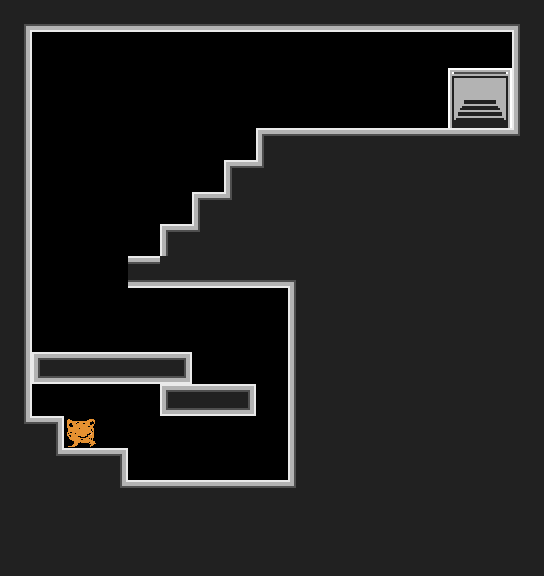

This game map was drawn from its Tiled (.tmx) file and the tilesets committed beside it. A one-line description and the full map source follow:
An orthogonal 17x18 tile map with 32x32 px tiles, 1 tile layer (Tile Layer 1).

<map version="1.2" tiledversion="2019.05.08" orientation="orthogonal" renderorder="right-down" width="17" height="18" tilewidth="32" tileheight="32" infinite="0" nextlayerid="3" nextobjectid="1">
 <tileset firstgid="1" source="../tilemap-main.tsx" />
 <layer id="2" name="Tile Layer 1" width="17" height="18">
  <data encoding="csv">
20,18,18,18,18,18,18,18,18,18,18,18,18,18,18,18,21,
11,0,0,0,0,0,0,0,0,0,0,0,0,0,0,0,9,
11,0,0,0,0,0,0,0,0,0,0,0,0,0,4,5,9,
11,0,0,0,0,0,0,0,0,0,0,0,0,0,12,13,9,
11,0,0,0,0,0,0,0,1,2,2,2,2,2,2,2,29,
11,0,0,0,0,0,0,1,29,10,10,10,10,10,10,10,10,
11,0,0,0,0,0,1,29,10,10,10,10,10,10,10,10,10,
11,0,0,0,0,1,29,10,10,10,10,10,10,10,10,10,10,
11,0,0,0,26,18,18,18,18,21,10,10,10,10,10,10,10,
11,0,0,0,0,0,0,0,0,9,10,10,10,10,10,10,10,
11,0,0,0,0,0,0,0,0,9,10,10,10,10,10,10,10,
11,25,26,26,26,27,0,0,0,9,10,10,10,10,10,10,10,
11,0,0,0,0,25,26,27,0,9,10,10,10,10,10,10,10,
28,3,8,0,0,0,0,0,0,9,10,10,10,10,10,10,10,
10,28,2,3,0,0,0,0,0,9,10,10,10,10,10,10,10,
10,10,10,28,2,2,2,2,2,29,10,10,10,10,10,10,10,
10,10,10,10,10,10,10,10,10,10,10,10,10,10,10,10,10,
10,10,10,10,10,10,10,10,10,10,10,10,10,10,10,10,10
</data>
 </layer>
</map>
